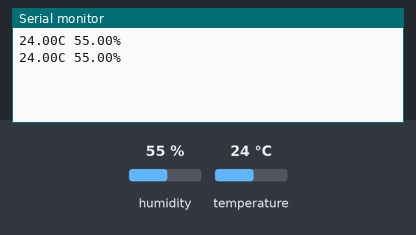
Simulated run of this sketch. Board: ESP32. On the bench: the last lines printed to the serial monitor. The inputs (shaded band) are chosen by the test bench; at power-on: humidity 55 %, temperature 24 °C.

Above: at 2.8 s.
2.9 s: humidity set to 22 %
At 5.1 s:
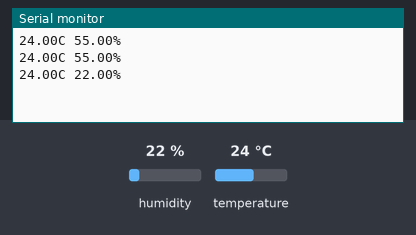
5.6 s: temperature set to 12 °C
At 7.5 s:
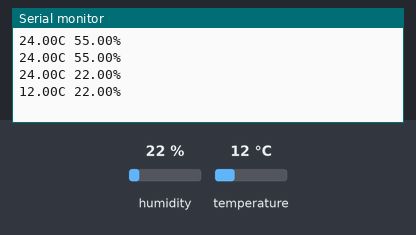
8.3 s: humidity set to 40 %
At 11.0 s:
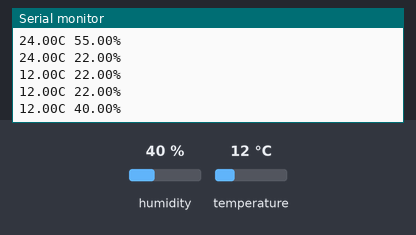
Timing chart, 0 to 12.5 s (numbered marks = the images above; inputs shaded):
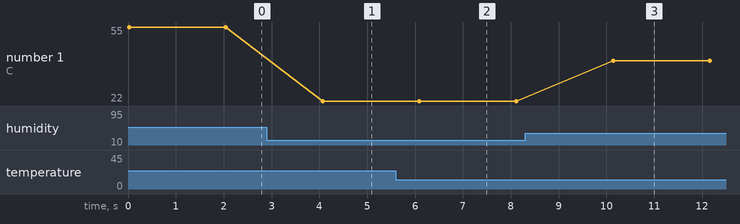

Measured:
- after the input at 2.9 s, the serial monitor: prints a new line after 1.2 s (image 1)
- after the input at 5.6 s, the serial monitor: prints a new line after 0.49 s (image 2)
- after the input at 8.3 s, the serial monitor: prints a new line after 1.8 s (image 3)
- plotted number 1: 55 → 22 after the input at 2.9 s, 22 → 40 after the input at 8.3 s

The sketch:

03_dht.ino
```cpp
/*
  2회차 · 따라하기 — 온습도 센서(DHT): 교실의 공기를 숫자로
  라이브러리: DHT sensor library (1회차에 설치)
  ⚠ DHT11은 2초에 1번만 측정 가능 — delay(2000) 필수!
  값이 nan이면: 배선·핀번호·측정 간격 확인
*/

#include <DHT.h>

#define DHTPIN 19   // ★핀맵 카드 확인
DHT dht(DHTPIN, DHT11);

void setup() {
  Serial.begin(115200);
  dht.begin();
}

void loop() {
  float t = dht.readTemperature();  // 온도 (℃)
  float h = dht.readHumidity();     // 습도 (%)
  Serial.print(t);
  Serial.print("C ");
  Serial.print(h);
  Serial.println("%");
  delay(2000);  // 2초 이상 간격!
}
```
